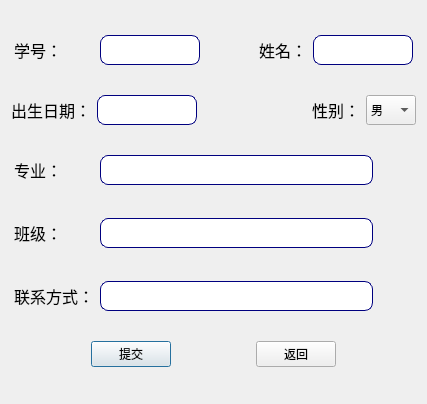
<?xml version="1.0" encoding="UTF-8"?>
<ui version="4.0">
 <class>modifyPersonalInfo</class>
 <widget class="QDialog" name="modifyPersonalInfo">
  <property name="geometry">
   <rect>
    <x>0</x>
    <y>0</y>
    <width>427</width>
    <height>404</height>
   </rect>
  </property>
  <property name="windowTitle">
   <string/>
  </property>
  <layout class="QVBoxLayout" name="verticalLayout">
   <item>
    <layout class="QHBoxLayout" name="horizontalLayout_2">
     <property name="leftMargin">
      <number>3</number>
     </property>
     <property name="topMargin">
      <number>3</number>
     </property>
     <property name="rightMargin">
      <number>3</number>
     </property>
     <property name="bottomMargin">
      <number>3</number>
     </property>
     <item>
      <widget class="QLabel" name="userIDLabel">
       <property name="sizePolicy">
        <sizepolicy hsizetype="Minimum" vsizetype="Preferred">
         <horstretch>1</horstretch>
         <verstretch>1</verstretch>
        </sizepolicy>
       </property>
       <property name="minimumSize">
        <size>
         <width>80</width>
         <height>30</height>
        </size>
       </property>
       <property name="maximumSize">
        <size>
         <width>80</width>
         <height>30</height>
        </size>
       </property>
       <property name="font">
        <font>
         <family>Agency FB</family>
         <pointsize>12</pointsize>
        </font>
       </property>
       <property name="text">
        <string>学号：</string>
       </property>
      </widget>
     </item>
     <item>
      <widget class="QLineEdit" name="userIDEdit">
       <property name="sizePolicy">
        <sizepolicy hsizetype="Minimum" vsizetype="Preferred">
         <horstretch>1</horstretch>
         <verstretch>1</verstretch>
        </sizepolicy>
       </property>
       <property name="minimumSize">
        <size>
         <width>100</width>
         <height>20</height>
        </size>
       </property>
       <property name="maximumSize">
        <size>
         <width>100</width>
         <height>30</height>
        </size>
       </property>
       <property name="font">
        <font>
         <family>Arial</family>
        </font>
       </property>
       <property name="autoFillBackground">
        <bool>false</bool>
       </property>
       <property name="styleSheet">
        <string notr="true">border-radius:8px;
border-color: rgb(0, 0, 127);
border-width:1px;
border-style:solid;</string>
       </property>
       <property name="frame">
        <bool>true</bool>
       </property>
       <property name="echoMode">
        <enum>QLineEdit::Normal</enum>
       </property>
       <property name="readOnly">
        <bool>false</bool>
       </property>
      </widget>
     </item>
     <item>
      <spacer name="horizontalSpacer">
       <property name="orientation">
        <enum>Qt::Horizontal</enum>
       </property>
       <property name="sizeHint" stdset="0">
        <size>
         <width>40</width>
         <height>20</height>
        </size>
       </property>
      </spacer>
     </item>
     <item>
      <widget class="QLabel" name="label_2">
       <property name="minimumSize">
        <size>
         <width>80</width>
         <height>30</height>
        </size>
       </property>
       <property name="maximumSize">
        <size>
         <width>80</width>
         <height>30</height>
        </size>
       </property>
       <property name="font">
        <font>
         <family>Agency FB</family>
         <pointsize>12</pointsize>
        </font>
       </property>
       <property name="layoutDirection">
        <enum>Qt::LeftToRight</enum>
       </property>
       <property name="text">
        <string>姓名：</string>
       </property>
       <property name="alignment">
        <set>Qt::AlignRight|Qt::AlignTrailing|Qt::AlignVCenter</set>
       </property>
      </widget>
     </item>
     <item>
      <widget class="QLineEdit" name="nameEdit">
       <property name="minimumSize">
        <size>
         <width>100</width>
         <height>20</height>
        </size>
       </property>
       <property name="maximumSize">
        <size>
         <width>100</width>
         <height>30</height>
        </size>
       </property>
       <property name="font">
        <font>
         <family>Arial</family>
        </font>
       </property>
       <property name="styleSheet">
        <string notr="true">border-radius:8px;
border-color: rgb(0, 0, 127);
border-width:1px;
border-style:solid;</string>
       </property>
      </widget>
     </item>
    </layout>
   </item>
   <item>
    <layout class="QHBoxLayout" name="horizontalLayout">
     <item>
      <widget class="QLabel" name="label_6">
       <property name="maximumSize">
        <size>
         <width>80</width>
         <height>30</height>
        </size>
       </property>
       <property name="font">
        <font>
         <family>Agency FB</family>
         <pointsize>12</pointsize>
        </font>
       </property>
       <property name="text">
        <string>出生日期：</string>
       </property>
       <property name="alignment">
        <set>Qt::AlignRight|Qt::AlignTrailing|Qt::AlignVCenter</set>
       </property>
      </widget>
     </item>
     <item>
      <widget class="QLineEdit" name="birthdayEdit">
       <property name="minimumSize">
        <size>
         <width>100</width>
         <height>20</height>
        </size>
       </property>
       <property name="maximumSize">
        <size>
         <width>100</width>
         <height>30</height>
        </size>
       </property>
       <property name="font">
        <font>
         <family>Arial</family>
        </font>
       </property>
       <property name="styleSheet">
        <string notr="true">border-radius:8px;
border-color: rgb(0, 0, 127);
border-width:1px;
border-style:solid;</string>
       </property>
      </widget>
     </item>
     <item>
      <spacer name="horizontalSpacer_9">
       <property name="orientation">
        <enum>Qt::Horizontal</enum>
       </property>
       <property name="sizeHint" stdset="0">
        <size>
         <width>40</width>
         <height>20</height>
        </size>
       </property>
      </spacer>
     </item>
     <item>
      <widget class="QLabel" name="label_7">
       <property name="maximumSize">
        <size>
         <width>80</width>
         <height>30</height>
        </size>
       </property>
       <property name="font">
        <font>
         <family>Agency FB</family>
         <pointsize>12</pointsize>
        </font>
       </property>
       <property name="text">
        <string>性别：</string>
       </property>
       <property name="alignment">
        <set>Qt::AlignRight|Qt::AlignTrailing|Qt::AlignVCenter</set>
       </property>
      </widget>
     </item>
     <item>
      <widget class="QComboBox" name="sexBox">
       <property name="minimumSize">
        <size>
         <width>50</width>
         <height>30</height>
        </size>
       </property>
       <property name="maximumSize">
        <size>
         <width>80</width>
         <height>30</height>
        </size>
       </property>
       <item>
        <property name="text">
         <string>男</string>
        </property>
       </item>
       <item>
        <property name="text">
         <string>女</string>
        </property>
       </item>
      </widget>
     </item>
    </layout>
   </item>
   <item>
    <layout class="QHBoxLayout" name="horizontalLayout_4">
     <property name="leftMargin">
      <number>3</number>
     </property>
     <property name="topMargin">
      <number>3</number>
     </property>
     <property name="rightMargin">
      <number>3</number>
     </property>
     <property name="bottomMargin">
      <number>3</number>
     </property>
     <item>
      <widget class="QLabel" name="majorLabel">
       <property name="sizePolicy">
        <sizepolicy hsizetype="Minimum" vsizetype="Preferred">
         <horstretch>1</horstretch>
         <verstretch>1</verstretch>
        </sizepolicy>
       </property>
       <property name="minimumSize">
        <size>
         <width>80</width>
         <height>30</height>
        </size>
       </property>
       <property name="maximumSize">
        <size>
         <width>80</width>
         <height>30</height>
        </size>
       </property>
       <property name="font">
        <font>
         <family>Agency FB</family>
         <pointsize>12</pointsize>
        </font>
       </property>
       <property name="text">
        <string>专业：</string>
       </property>
      </widget>
     </item>
     <item>
      <widget class="QLineEdit" name="majorEdit">
       <property name="sizePolicy">
        <sizepolicy hsizetype="Minimum" vsizetype="Preferred">
         <horstretch>1</horstretch>
         <verstretch>1</verstretch>
        </sizepolicy>
       </property>
       <property name="minimumSize">
        <size>
         <width>200</width>
         <height>20</height>
        </size>
       </property>
       <property name="maximumSize">
        <size>
         <width>300</width>
         <height>30</height>
        </size>
       </property>
       <property name="font">
        <font>
         <family>Arial</family>
        </font>
       </property>
       <property name="autoFillBackground">
        <bool>false</bool>
       </property>
       <property name="styleSheet">
        <string notr="true">border-radius:8px;
border-color: rgb(0, 0, 127);
border-width:1px;
border-style:solid;</string>
       </property>
       <property name="text">
        <string/>
       </property>
       <property name="frame">
        <bool>true</bool>
       </property>
       <property name="echoMode">
        <enum>QLineEdit::Normal</enum>
       </property>
       <property name="readOnly">
        <bool>false</bool>
       </property>
      </widget>
     </item>
     <item>
      <spacer name="horizontalSpacer_3">
       <property name="orientation">
        <enum>Qt::Horizontal</enum>
       </property>
       <property name="sizeHint" stdset="0">
        <size>
         <width>40</width>
         <height>20</height>
        </size>
       </property>
      </spacer>
     </item>
    </layout>
   </item>
   <item>
    <layout class="QHBoxLayout" name="horizontalLayout_3">
     <property name="leftMargin">
      <number>3</number>
     </property>
     <property name="topMargin">
      <number>3</number>
     </property>
     <property name="rightMargin">
      <number>3</number>
     </property>
     <property name="bottomMargin">
      <number>3</number>
     </property>
     <item>
      <widget class="QLabel" name="classLabel">
       <property name="sizePolicy">
        <sizepolicy hsizetype="Minimum" vsizetype="Preferred">
         <horstretch>1</horstretch>
         <verstretch>1</verstretch>
        </sizepolicy>
       </property>
       <property name="minimumSize">
        <size>
         <width>80</width>
         <height>30</height>
        </size>
       </property>
       <property name="maximumSize">
        <size>
         <width>80</width>
         <height>30</height>
        </size>
       </property>
       <property name="font">
        <font>
         <family>Agency FB</family>
         <pointsize>12</pointsize>
        </font>
       </property>
       <property name="text">
        <string>班级：</string>
       </property>
      </widget>
     </item>
     <item>
      <widget class="QLineEdit" name="classEdit">
       <property name="sizePolicy">
        <sizepolicy hsizetype="Minimum" vsizetype="Preferred">
         <horstretch>1</horstretch>
         <verstretch>1</verstretch>
        </sizepolicy>
       </property>
       <property name="minimumSize">
        <size>
         <width>200</width>
         <height>20</height>
        </size>
       </property>
       <property name="maximumSize">
        <size>
         <width>300</width>
         <height>30</height>
        </size>
       </property>
       <property name="font">
        <font>
         <family>Arial</family>
        </font>
       </property>
       <property name="styleSheet">
        <string notr="true">border-radius:8px;
border-color: rgb(0, 0, 127);
border-width:1px;
border-style:solid;</string>
       </property>
      </widget>
     </item>
     <item>
      <spacer name="horizontalSpacer_2">
       <property name="orientation">
        <enum>Qt::Horizontal</enum>
       </property>
       <property name="sizeHint" stdset="0">
        <size>
         <width>40</width>
         <height>20</height>
        </size>
       </property>
      </spacer>
     </item>
    </layout>
   </item>
   <item>
    <layout class="QHBoxLayout" name="horizontalLayout_5">
     <property name="leftMargin">
      <number>3</number>
     </property>
     <property name="topMargin">
      <number>3</number>
     </property>
     <property name="rightMargin">
      <number>3</number>
     </property>
     <property name="bottomMargin">
      <number>3</number>
     </property>
     <item>
      <widget class="QLabel" name="phoneLabel">
       <property name="sizePolicy">
        <sizepolicy hsizetype="Minimum" vsizetype="Preferred">
         <horstretch>1</horstretch>
         <verstretch>1</verstretch>
        </sizepolicy>
       </property>
       <property name="minimumSize">
        <size>
         <width>80</width>
         <height>30</height>
        </size>
       </property>
       <property name="maximumSize">
        <size>
         <width>80</width>
         <height>30</height>
        </size>
       </property>
       <property name="font">
        <font>
         <family>Agency FB</family>
         <pointsize>12</pointsize>
        </font>
       </property>
       <property name="text">
        <string>联系方式：</string>
       </property>
      </widget>
     </item>
     <item>
      <widget class="QLineEdit" name="phoneEdit">
       <property name="sizePolicy">
        <sizepolicy hsizetype="Minimum" vsizetype="Preferred">
         <horstretch>1</horstretch>
         <verstretch>1</verstretch>
        </sizepolicy>
       </property>
       <property name="minimumSize">
        <size>
         <width>200</width>
         <height>20</height>
        </size>
       </property>
       <property name="maximumSize">
        <size>
         <width>300</width>
         <height>30</height>
        </size>
       </property>
       <property name="font">
        <font>
         <family>Arial</family>
        </font>
       </property>
       <property name="styleSheet">
        <string notr="true">border-radius:8px;
border-color: rgb(0, 0, 127);
border-width:1px;
border-style:solid;</string>
       </property>
      </widget>
     </item>
     <item>
      <spacer name="horizontalSpacer_4">
       <property name="orientation">
        <enum>Qt::Horizontal</enum>
       </property>
       <property name="sizeHint" stdset="0">
        <size>
         <width>40</width>
         <height>20</height>
        </size>
       </property>
      </spacer>
     </item>
    </layout>
   </item>
   <item>
    <layout class="QHBoxLayout" name="horizontalLayout_6">
     <item>
      <spacer name="horizontalSpacer_6">
       <property name="orientation">
        <enum>Qt::Horizontal</enum>
       </property>
       <property name="sizeHint" stdset="0">
        <size>
         <width>40</width>
         <height>20</height>
        </size>
       </property>
      </spacer>
     </item>
     <item>
      <widget class="QPushButton" name="modifyBtn">
       <property name="text">
        <string>提交</string>
       </property>
      </widget>
     </item>
     <item>
      <spacer name="horizontalSpacer_5">
       <property name="orientation">
        <enum>Qt::Horizontal</enum>
       </property>
       <property name="sizeHint" stdset="0">
        <size>
         <width>40</width>
         <height>20</height>
        </size>
       </property>
      </spacer>
     </item>
     <item>
      <widget class="QPushButton" name="returnBtn">
       <property name="text">
        <string>返回</string>
       </property>
      </widget>
     </item>
     <item>
      <spacer name="horizontalSpacer_7">
       <property name="orientation">
        <enum>Qt::Horizontal</enum>
       </property>
       <property name="sizeHint" stdset="0">
        <size>
         <width>40</width>
         <height>20</height>
        </size>
       </property>
      </spacer>
     </item>
    </layout>
   </item>
  </layout>
 </widget>
 <resources/>
 <connections/>
</ui>
